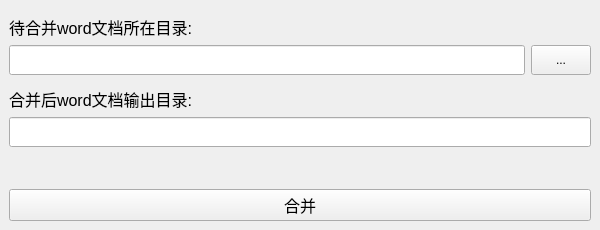
<?xml version="1.0" encoding="UTF-8"?>
<ui version="4.0">
 <class>MergeWindow</class>
 <widget class="QMainWindow" name="MergeWindow">
  <property name="windowModality">
   <enum>Qt::NonModal</enum>
  </property>
  <property name="geometry">
   <rect>
    <x>0</x>
    <y>0</y>
    <width>600</width>
    <height>230</height>
   </rect>
  </property>
  <property name="minimumSize">
   <size>
    <width>600</width>
    <height>230</height>
   </size>
  </property>
  <property name="maximumSize">
   <size>
    <width>600</width>
    <height>230</height>
   </size>
  </property>
  <property name="windowTitle">
   <string>word文档合并</string>
  </property>
  <widget class="QWidget" name="centralwidget">
   <layout class="QGridLayout" name="gridLayout">
    <item row="0" column="0">
     <layout class="QVBoxLayout" name="content_layout">
      <item>
       <widget class="QLabel" name="input_label">
        <property name="minimumSize">
         <size>
          <width>60</width>
          <height>30</height>
         </size>
        </property>
        <property name="maximumSize">
         <size>
          <width>600</width>
          <height>30</height>
         </size>
        </property>
        <property name="font">
         <font>
          <pointsize>12</pointsize>
         </font>
        </property>
        <property name="text">
         <string>待合并word文档所在目录:</string>
        </property>
        <property name="alignment">
         <set>Qt::AlignBottom|Qt::AlignLeading|Qt::AlignLeft</set>
        </property>
       </widget>
      </item>
      <item>
       <layout class="QHBoxLayout" name="input_layout">
        <item>
         <widget class="LineEdit" name="input_dir_edit">
          <property name="minimumSize">
           <size>
            <width>300</width>
            <height>30</height>
           </size>
          </property>
          <property name="readOnly">
           <bool>true</bool>
          </property>
         </widget>
        </item>
        <item>
         <widget class="ToolButton" name="select_input_dir_button">
          <property name="minimumSize">
           <size>
            <width>60</width>
            <height>30</height>
           </size>
          </property>
          <property name="text">
           <string>...</string>
          </property>
         </widget>
        </item>
       </layout>
      </item>
      <item>
       <widget class="QLabel" name="output_label">
        <property name="minimumSize">
         <size>
          <width>60</width>
          <height>30</height>
         </size>
        </property>
        <property name="maximumSize">
         <size>
          <width>600</width>
          <height>30</height>
         </size>
        </property>
        <property name="font">
         <font>
          <pointsize>12</pointsize>
         </font>
        </property>
        <property name="text">
         <string>合并后word文档输出目录:</string>
        </property>
        <property name="alignment">
         <set>Qt::AlignBottom|Qt::AlignLeading|Qt::AlignLeft</set>
        </property>
        <property name="margin">
         <number>0</number>
        </property>
       </widget>
      </item>
      <item>
       <layout class="QHBoxLayout" name="output_layout">
        <item>
         <widget class="LineEdit" name="output_dir_edit">
          <property name="minimumSize">
           <size>
            <width>60</width>
            <height>30</height>
           </size>
          </property>
          <property name="readOnly">
           <bool>true</bool>
          </property>
         </widget>
        </item>
       </layout>
      </item>
      <item>
       <spacer name="verticalSpacer">
        <property name="orientation">
         <enum>Qt::Vertical</enum>
        </property>
        <property name="sizeHint" stdset="0">
         <size>
          <width>20</width>
          <height>10</height>
         </size>
        </property>
       </spacer>
      </item>
      <item>
       <widget class="PushButton" name="merge_button">
        <property name="minimumSize">
         <size>
          <width>100</width>
          <height>30</height>
         </size>
        </property>
        <property name="font">
         <font>
          <pointsize>12</pointsize>
         </font>
        </property>
        <property name="text">
         <string>合并</string>
        </property>
       </widget>
      </item>
     </layout>
    </item>
   </layout>
  </widget>
 </widget>
 <customwidgets>
  <customwidget>
   <class>ToolButton</class>
   <extends>QToolButton</extends>
   <header>qfluentwidgets</header>
  </customwidget>
  <customwidget>
   <class>LineEdit</class>
   <extends>QLineEdit</extends>
   <header>qfluentwidgets</header>
  </customwidget>
  <customwidget>
   <class>PushButton</class>
   <extends>QPushButton</extends>
   <header>qfluentwidgets</header>
  </customwidget>
 </customwidgets>
 <resources/>
 <connections>
  <connection>
   <sender>select_input_dir_button</sender>
   <signal>clicked()</signal>
   <receiver>MergeWindow</receiver>
   <slot>selectDir()</slot>
   <hints>
    <hint type="sourcelabel">
     <x>553</x>
     <y>66</y>
    </hint>
    <hint type="destinationlabel">
     <x>525</x>
     <y>40</y>
    </hint>
   </hints>
  </connection>
  <connection>
   <sender>merge_button</sender>
   <signal>clicked()</signal>
   <receiver>MergeWindow</receiver>
   <slot>doMerge()</slot>
   <hints>
    <hint type="sourcelabel">
     <x>284</x>
     <y>194</y>
    </hint>
    <hint type="destinationlabel">
     <x>288</x>
     <y>168</y>
    </hint>
   </hints>
  </connection>
 </connections>
 <slots>
  <slot>login()</slot>
  <slot>selectDir()</slot>
  <slot>doMerge()</slot>
 </slots>
</ui>
